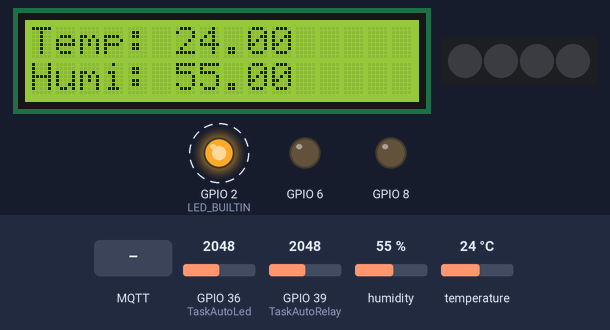
Recording of a sketch running on a simulated ESP32. Shown: 16×2 character LCD, 4 RGB LEDs in strip order, left to right, output pins drawn as LEDs (lit = HIGH). Dashed ring = blinking. Inputs (shaded band) come from the test bench; at power-on: GPIO 36 (TaskAutoLed) = 2048, GPIO 39 (TaskAutoRelay) = 2048, humidity 55 %, temperature 24 °C. WiFi joins after 1.5 s; servers stay silent unless stated; no MQTT or app messages arrive unless stated; what the sketch prints to the serial monitor is not drawn.

Above: at 2.54 s.
2.9 s: GPIO 36 (TaskAutoLed) set to 1060
4.8 s: GPIO 36 (TaskAutoLed) set to 930
At 6.94 s:
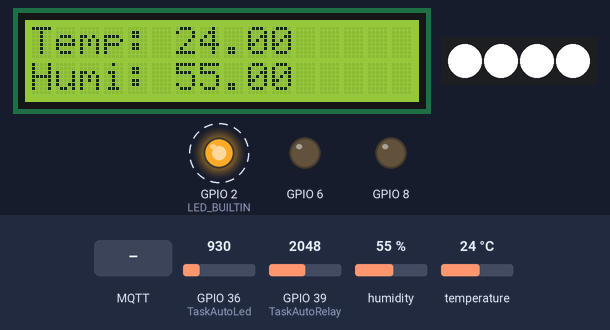
7.7 s: GPIO 39 (TaskAutoRelay) set to 54
11.1 s: GPIO 39 (TaskAutoRelay) set to 46
At 12.14 s:
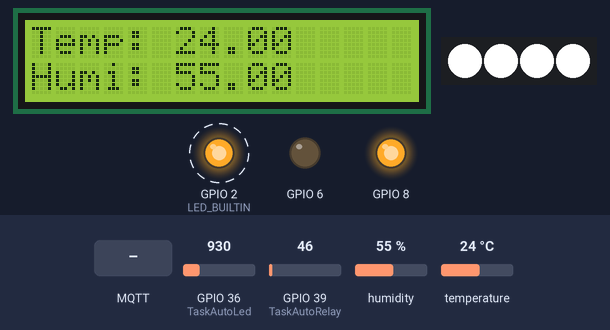
13.7 s: MQTT message "On" arrives on the first subscribed topic
At 14.94 s:
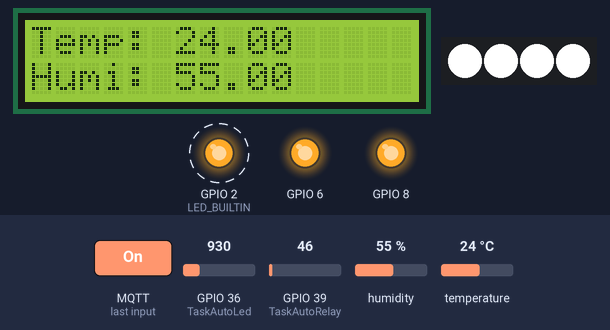
16.7 s: GPIO 39 (TaskAutoRelay) set to 452
20.1 s: GPIO 39 (TaskAutoRelay) set to 526
At 21.76 s:
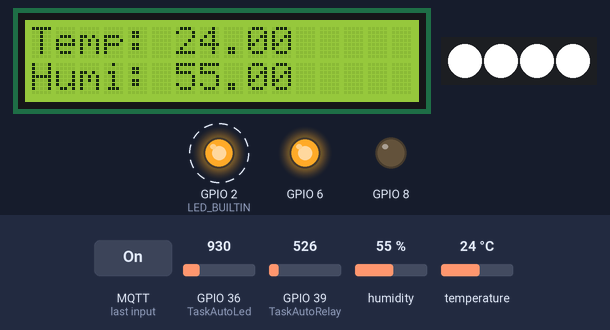
Timing chart, 0 to 23.7 s (numbered marks = the images above; inputs shaded):
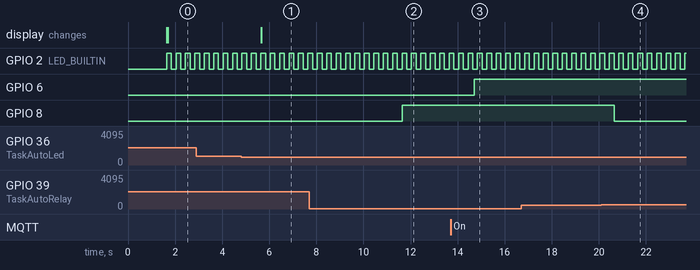

The sketch:

mqtt.ino
```cpp
/*
 * This ESP32 code is created by esp32io.com
 *
 * This ESP32 code is released in the public domain
 *
 * For more detail (instruction and wiring diagram), visit https://esp32io.com/tutorials/esp32-mqtt
 */

#include <WiFi.h>
#include <MQTTClient.h>
#include <ArduinoJson.h>
#include "DHT20.h"
#include "LiquidCrystal_I2C.h";
#include <Adafruit_NeoPixel.h>

#define CLIENT_ID "npd"  // CHANGE IT AS YOU DESIRE

DHT20 dht;
LiquidCrystal_I2C lcd(0x21,16,2);
Adafruit_NeoPixel rgb(4, D3, NEO_GRB + NEO_KHZ800);

const char WIFI_SSID[] = "ACLAB";              // CHANGE TO YOUR WIFI SSID
const char WIFI_PASSWORD[] = "ACLAB2023";           // CHANGE TO YOUR WIFI PASSWORD
const char MQTT_BROKER_ADRRESS[] = "broker.hivemq.com";  // CHANGE TO MQTT BROKER'S IP ADDRESS
const int MQTT_PORT = 1883;
const char MQTT_USERNAME[] = "";  // CHANGE IT IF REQUIRED
const char MQTT_PASSWORD[] = "";  // CHANGE IT IF REQUIRED

// The MQTT topics that this device should publish/subscribe
#define PUBLISH_TOPIC "esp32-001/send"
#define SUBSCRIBE_TOPIC "esp32-001/receive"

#define PUBLISH_INTERVAL 5000  // 4 seconds

WiFiClient network;
MQTTClient mqtt = MQTTClient(256);

unsigned long lastPublishTime = 0;

void TaskBlink(void* params);
void TaskReadTemperatureAndHumidity(void* params);
void TaskAutoRelay(void* params);
void TaskAutoLed(void* params);
void TaskAutoFan(void* params);
void TaskSendToBroker(void* params);

void setup() {
  Serial.begin(9600);
  WiFi.mode(WIFI_STA);
  WiFi.begin(WIFI_SSID, WIFI_PASSWORD);

  Serial.println("ESP32 - Connecting to Wi-Fi");

  while (WiFi.status() != WL_CONNECTED) {
    delay(500);
    Serial.print(".");
  }
  Serial.println();

  connectToMQTT();

  lcd.init();
  lcd.backlight();

  rgb.begin();

  pinMode(D5, OUTPUT);
  xTaskCreate( TaskBlink, "Task Blink" ,2048  ,NULL  ,2 , NULL);
  xTaskCreate( TaskReadTemperatureAndHumidity, "Task Read Temp And Humi" ,2048  ,NULL  ,2 , NULL);
  xTaskCreate( TaskAutoRelay, "Task Auto Relay" ,2048  ,NULL  ,2 , NULL);
  xTaskCreate( TaskAutoLed, "Task Auto Led" ,2048  ,NULL  ,2 , NULL);
  // xTaskCreate( TaskAutoFan, "Task Auto Fan" ,2048  ,NULL  ,2 , NULL);
  xTaskCreate( TaskSendToBroker, "Task Send To Broker" ,2048  ,NULL  ,2 , NULL);
}

void loop() {
}

void connectToMQTT() {
  // Connect to the MQTT broker
  mqtt.begin(MQTT_BROKER_ADRRESS, MQTT_PORT, network);

  // Create a handler for incoming messages
  mqtt.onMessage(messageHandler);

  Serial.print("ESP32 - Connecting to MQTT broker");

  while (!mqtt.connect(CLIENT_ID, MQTT_USERNAME, MQTT_PASSWORD)) {
    Serial.print(".");
    delay(100);
  }
  Serial.println();

  if (!mqtt.connected()) {
    Serial.println("ESP32 - MQTT broker Timeout!");
    return;
  }

  // Subscribe to a topic, the incoming messages are processed by messageHandler() function
  if (mqtt.subscribe(SUBSCRIBE_TOPIC))
    Serial.print("ESP32 - Subscribed to the topic: ");
  else
    Serial.print("ESP32 - Failed to subscribe to the topic: ");

  Serial.println(SUBSCRIBE_TOPIC);
  Serial.println("ESP32  - MQTT broker Connected!");
}

void messageHandler(String &topic, String &payload) {
  Serial.println("ESP32 - received from MQTT:");
  Serial.println("- topic: " + topic);
  Serial.println("- payload:");
  Serial.println(payload);
  if (payload == "On" || payload == "on") {
    analogWrite(D5, 255);
    // rgb.fill(rgb.Color(255,102,0));
    // rgb.show();
  }
  if (payload == "Off" || payload == "off") {
    analogWrite(D5, 0);
    // rgb.fill(rgb.Color(0,0,0));
    // rgb.show();
  }
  // You can process the incoming data as json object, then control something
  /*
  StaticJsonDocument<200> doc;
  deserializeJson(doc, payload);
  const char* message = doc["message"];
  */
}
void TaskBlink(void *pvParameters) {  // This is a task.
  //uint32_t blink_delay = *((uint32_t *)pvParameters);

  // initialize digital LED_BUILTIN on pin 13 as an output.
  pinMode(LED_BUILTIN, OUTPUT);


  while(1) {
    digitalWrite(LED_BUILTIN, HIGH);  // turn the LED ON
    delay(200);
    digitalWrite(LED_BUILTIN, LOW);  // turn the LED OFF
    delay(200);
  }
}


void TaskReadTemperatureAndHumidity(void* params){  // This is a task.
  //uint32_t blink_delay = *((uint32_t *)pvParameters);

  while(1) {
    Serial.println("Task Read Temperature and Humidity");
    dht.read();
    lcd.clear();
    lcd.setCursor(0,0);
    lcd.print("Temp: ");
    lcd.print(dht.getTemperature());
    lcd.setCursor(0,1);
    lcd.print("Humi: ");
    lcd.print(dht.getHumidity());
    delay(5000);
  }
}

void TaskAutoRelay(void* params) {

  pinMode(D9, OUTPUT);

  while(1) {
    Serial.println("Task Auto Relay: " + analogRead(A3));

    if (analogRead(A3) > 500) {
      digitalWrite(D9, LOW);
    }

    if (analogRead(A3) < 50) {
      digitalWrite(D9, HIGH);
    }

    delay(1000);
  }
}

void TaskAutoLed(void* params) {
  pinMode(A0, INPUT);

  while(1) {
    Serial.println("Task Auto Led");

    int sensorValue = analogRead(A0);
    if (sensorValue > 1000) {
      rgb.setPixelColor(0, rgb.Color(0,0,0));
      rgb.setPixelColor(1, rgb.Color(0,0,0));
      rgb.setPixelColor(2, rgb.Color(0,0,0));
      rgb.setPixelColor(3, rgb.Color(0,0,0));
      rgb.show();
    }
    if (sensorValue < 999) {
      rgb.setPixelColor(0, rgb.Color(255,255,255));
      rgb.setPixelColor(1, rgb.Color(255,255,255));
      rgb.setPixelColor(2, rgb.Color(255,255,255));
      rgb.setPixelColor(3, rgb.Color(255,255,255));
      rgb.show();
    }

    delay(1000);
  }
}

void TaskAutoFan(void* params) {
  pinMode(D5, OUTPUT);
  while(1) {
    Serial.println("Task Auto Fan");
    if (dht.getTemperature() >= 26.30) {
      analogWrite(D5, 0);
    }
    if (dht.getTemperature() < 26.20) {
      analogWrite(D5, 255);
    }
    delay(1000);
  }
}

void TaskSendToBroker(void* params) {
  while(1) {
    Serial.println("Task Send To Broker");
    mqtt.loop();
    // sendToMQTT();
    delay(1000);
  }
}

void sendToMQTT() {
  StaticJsonDocument<200> message;
  dht.read();
  lcd.clear();
  lcd.setCursor(0,0);
  lcd.print(dht.getTemperature());
  lcd.setCursor(0,1);
  lcd.print(dht.getHumidity());
  message["temp"] = dht.getTemperature();  // Or you can read data from other sensors
  message["humi"] = dht.getHumidity();
  char messageBuffer[512];
  serializeJson(message, messageBuffer);

  mqtt.publish(PUBLISH_TOPIC, messageBuffer);

  Serial.println("ESP32 - sent to MQTT:");
  Serial.print("- topic: ");
  Serial.println(PUBLISH_TOPIC);
  Serial.print("- payload:");
  Serial.println(messageBuffer);
}
```

Measured:
- the behaviour switches between 999 and 998 on GPIO 36 (TaskAutoLed) (found by bisection; images 0 and 1)
- the behaviour switches between 50 and 49 on GPIO 39 (TaskAutoRelay) (found by bisection; images 1 and 2)
- the behaviour switches between 500 and 501 on GPIO 39 (TaskAutoRelay) (found by bisection; images 3 and 4)
- after the input at 11.1 s, GPIO 8: LOW → HIGH after 0.55 s
- after the input at 13.7 s, GPIO 6: LOW → HIGH after 1.0 s
- after the input at 20.1 s, GPIO 8: HIGH → LOW after 0.56 s
- by itself, GPIO 2 (LED_BUILTIN): alternates HIGH for 0.20 s and LOW for 0.20 s
